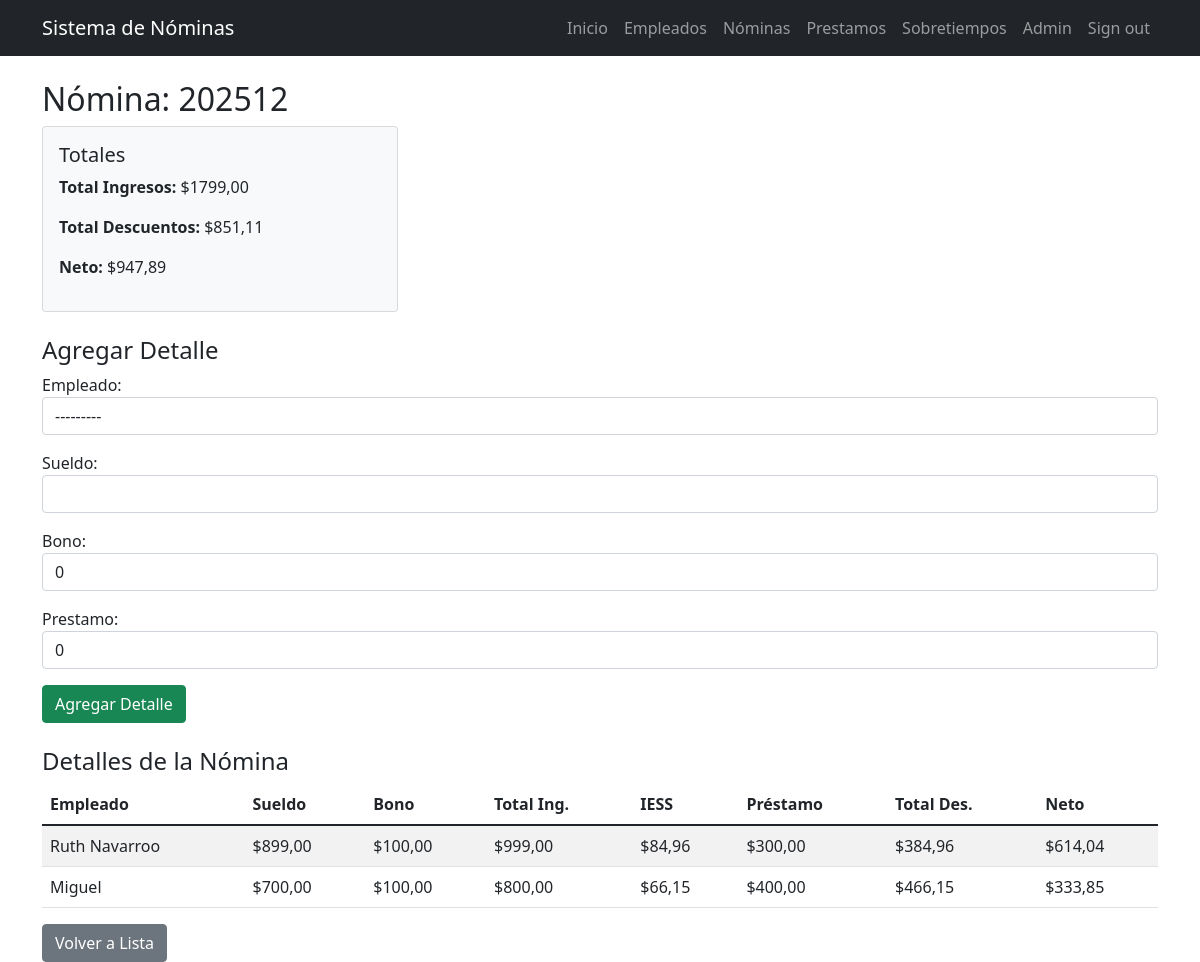
The page /nominas/11/ (signed in) on the database its author committed.
### nomina/models.py (models this page shows, shortened)
class Nomina(models.Model):
    aniomes = models.CharField(max_length=6)
    tot_ing = models.DecimalField(max_digits=12, decimal_places=2, default=0)
    tot_des = models.DecimalField(max_digits=12, decimal_places=2, default=0)
    neto = models.DecimalField(max_digits=12, decimal_places=2, default=0)

class NominaDetalle(models.Model):
    nomina = models.ForeignKey(Nomina, on_delete=models.CASCADE)
    empleado = models.ForeignKey(Empleado, on_delete=models.CASCADE)
    sueldo = models.DecimalField(
        max_digits=10,
        decimal_places=2,
        validators=[MinValueValidator(Decimal('0'), _('El sueldo no puede ser negativo.'))]
    )
    bono = models.DecimalField(
        max_digits=10,
        decimal_places=2,
        default=0,
        validators=[MinValueValidator(Decimal('0'), _('El bono no puede ser negativo.'))]
    )
    tot_ing = models.DecimalField(max_digits=10, decimal_places=2, default=0)
    iess = models.DecimalField(max_digits=10, decimal_places=2, default=0)
    prestamo = models.DecimalField(
        max_digits=10,
        decimal_places=2,
        default=0,
        validators=[MinValueValidator(Decimal('0'), _('El préstamo no puede ser negativo.'))]
    )
    tot_des = models.DecimalField(max_digits=10, decimal_places=2, default=0)
    neto = models.DecimalField(max_digits=10, decimal_places=2, default=0)

class Empleado(models.Model):
    cedula = models.CharField(
        max_length=10,
        unique=True,
        validators=[
            RegexValidator(
                regex=r'^\d{10}$',
                message='La cédula debe tener exactamente 10 dígitos numéricos.'
            )
        ],
        help_text='Cédula ecuatoriana de 10 dígitos'
    )
    nombre = models.CharField(max_length=100)
    sueldo = models.DecimalField(max_digits=10, decimal_places=2,validators=[MinValueValidator(0, 'El sueldo no puede ser negativo.')])
    departamento = models.CharField(max_length=100)
    cargo = models.CharField(max_length=100)
    def __str__(self):
        return f"{self.nombre} ({self.cedula})"

### nomina/views.py (the view, shortened to what this page needs)
# urls.py: path('nominas/<int:pk>/', NominaDetailView.as_view(), name='nomina_detail'),
class NominaDetailView(LoginRequiredMixin, DetailView):
    model = Nomina
    template_name = "nomina/nomina_detail.html"
    context_object_name = "nomina"
    def get_context_data(self, **kwargs):
        context = super().get_context_data(**kwargs)
        context["detalles"] = self.object.nominadetalle_set.all()
        context["form"] = NominaDetalleForm()
        return context

### nomina/forms.py
class NominaDetalleForm(forms.ModelForm):
    class Meta:
        model = NominaDetalle
        fields = ['empleado', 'sueldo', 'bono', 'prestamo']
        widgets = {
            'empleado': forms.Select(attrs={'class': 'form-control'}),
            'sueldo': forms.NumberInput(attrs={'class': 'form-control'}),
            'bono': forms.NumberInput(attrs={'class': 'form-control'}),
            'prestamo': forms.NumberInput(attrs={'class': 'form-control'}),
        }

### nomina/templates/nomina/nomina_detail.html (shortened to what this page needs)
{% extends 'nomina/base.html' %}
{% block content %}
<h2>Nómina: {{ nomina.aniomes }}</h2>
<div class="row mb-4">
    <div class="col-md-4">
        <div class="card bg-light">
            <div class="card-body">
                <h5>Totales</h5>
                <p><strong>Total Ingresos:</strong> ${{ nomina.tot_ing }}</p>
                <p><strong>Total Descuentos:</strong> ${{ nomina.tot_des }}</p>
                <p><strong>Neto:</strong> ${{ nomina.neto }}</p>
            </div>
        </div>
    </div>
</div>
<h4>Agregar Detalle</h4>
<form method="post" class="mb-4">
    {{ form.as_p }}
    <button type="submit" class="btn btn-success">Agregar Detalle</button>
</form>
<h4>Detalles de la Nómina</h4>
<table class="table table-striped">
    <thead>
        <tr>
            <th>Empleado</th>
            <th>Sueldo</th>
            <th>Bono</th>
            <th>Total Ing.</th>
            <th>IESS</th>
            <th>Préstamo</th>
            <th>Total Des.</th>
            <th>Neto</th>
        </tr>
    </thead>
    <tbody>
        {% for detalle in detalles %}
        <tr>
            <td>{{ detalle.empleado.nombre }}</td>
            <td>${{ detalle.sueldo }}</td>
            <td>${{ detalle.bono }}</td>
            <td>${{ detalle.tot_ing }}</td>
            <td>${{ detalle.iess }}</td>
            <td>${{ detalle.prestamo }}</td>
            <td>${{ detalle.tot_des }}</td>
            <td>${{ detalle.neto }}</td>
        </tr>
        {% endfor %}
    </tbody>
</table>
<a href="{% url 'nomina:nomina_list' %}" class="btn btn-secondary">Volver a Lista</a>
{% endblock %}

### rows shown on the page
Nomina: aniomes "202512", tot_ing "1799,00", tot_des "851,11", neto "947,89"
NominaDetalle: empleado.nombre "Ruth Navarroo", sueldo "899,00", bono "100,00", tot_ing "999,00", iess "84,96", prestamo "300,00", tot_des "384,96", neto "614,04"
NominaDetalle: empleado.nombre "Miguel", sueldo "700,00", bono "100,00", tot_ing "800,00", iess "66,15", prestamo "400,00", tot_des "466,15", neto "333,85"
